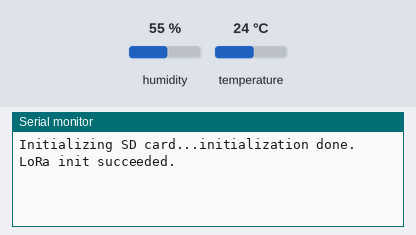
A sketch run on a simulated Arduino Uno, built with avr-gcc and run on an emulated ATmega328P. Parts: the last lines printed to the serial monitor. Inputs (shaded band) come from the test bench; at power-on: temperature 24 °C, humidity 55 %. The local clock reads 2024-03-15 10:24:30 at power-on unless the sketch sets it; storage starts empty; no radio packets arrive unless stated.

Above: at 1.2 s.
1.3 s: temperature set to 12 °C
At 5.4 s:
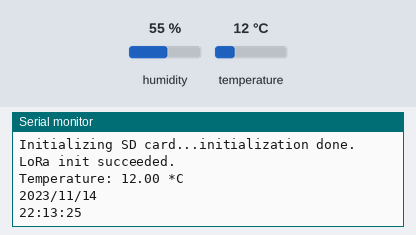
6.5 s: temperature set to 19 °C
At 10.4 s:
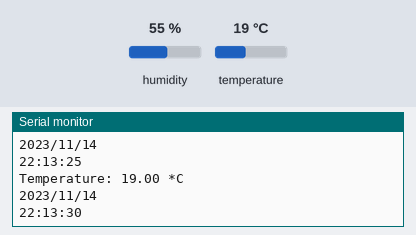

Measured:
- after the input at 1.3 s, the serial monitor: prints a new line after 3.7 s (image 1)
- after the input at 6.5 s, the serial monitor: prints a new line after 3.5 s (image 2)

The sketch:

node.ino
```cpp
#include <SPI.h>              // include libraries
#include <LoRa.h>
#include <SD.h> // for the SD card
#include <DHT.h> // for the DHT sensor
#include <RTClib.h> // for the RTC

//define DHT pin
#define DHTPIN 3
#define DHTTYPE DHT22

// initialize DHT sensor for normal 16mhz Arduino
DHT dht (DHTPIN, DHTTYPE);

const int chipSelect = 5;

// Create a file to store the data
File myFile;
String Data;
double Temperature, Humidity;
String fileName = "data.txt";

// RTC
RTC_DS1307 rtc;

const long frequency = 915E6;  // LoRa Frequency

const int csPin = 10;          // LoRa radio chip select
const int resetPin = 9;        // LoRa radio reset
const int irqPin = 2;          // change for your board; must be a hardware interrupt pin

byte localAddress = 0xA1;
byte gatewayAddress = 0xFF;
byte requestData = 0xE0;
byte nodeSending = 0xE1;
byte nodeStopSending = 0xE2;

bool sendData = false;

void setup() {
  Serial.begin(9600);                   // initialize serial
  dht.begin();                          // initialize DHT
  while (!Serial);

  if(! rtc.begin()) {
    Serial.println("Couldn't find RTC");
    while (1);
  }
  else {
    // following line sets the RTC to the date & time this sketch was compiled
    rtc.adjust(DateTime(F(__DATE__), F(__TIME__)));
  }
  if(! rtc.isrunning()) {
    Serial.println("RTC is NOT running!");
  }

  // Setup for the SD card
  Serial.print("Initializing SD card...");
  if (!SD.begin(chipSelect)) {
    Serial.println("initialization failed!");
    while (1);
  }
  Serial.println("initialization done.");

  SD.remove(fileName);

  // Open file
  myFile = SD.open(fileName, FILE_WRITE);
  // If its opened, write to it
  if (myFile) {
    myFile.close();
  }
  else {
    Serial.println("error opening data.txt");
  }

  LoRa.setPins(csPin, resetPin, irqPin);

  if (!LoRa.begin(frequency)) {
    Serial.println("LoRa init failed. Check your connections.");
    while (true);                       // if failed, do nothing
  }

  Serial.println("LoRa init succeeded.");

  LoRa.onReceive(onReceive);
  LoRa.onTxDone(onTxDone);
  LoRa_rxMode();
}

void loop() {
  if (runEvery(5000)) { // repeat every 1000 millis
    getTemp();
    loggingData();
  }

  if(sendData) {
    String msg = "";
    // re-open the file for reading:
    myFile = SD.open(fileName);
    if (myFile) {
      Serial.println("test.txt:");

      // read from the file until there's nothing else in it:
      while (myFile.available()) {
        msg += (char)myFile.read();
      }
      Serial.println(msg);
      // close the file:
      myFile.close();
    } else {
      // if the file didn't open, print an error:
      Serial.println("error opening test.txt");
    }

    LoRa_sendMessage(msg); // send a message

    Serial.println("Send Message!");
  }
}

void LoRa_rxMode(){
  LoRa.enableInvertIQ();                // active invert I and Q signals
  LoRa.receive();                       // set receive mode
}

void LoRa_txMode(){
  LoRa.idle();                          // set standby mode
  LoRa.disableInvertIQ();               // normal mode
}

void LoRa_sendMessage(String message) {
  LoRa_txMode();                        // set tx mode
  LoRa.beginPacket();                   // start packet
  LoRa.write(localAddress);             // node address
  LoRa.write(nodeSending);              // message code
  LoRa.print(message);                  // add payload
  LoRa.endPacket(true);                 // finish packet and send it
  sendData = false;
}

void onReceive(int packetSize) {
  if (packetSize == 0) return;

  byte sender = LoRa.read();            // sender address
  byte code = LoRa.read();              // message code

  if(sender != gatewayAddress) return;   // message is from another node

  String message = "";

  while (LoRa.available()) {
    message += (char)LoRa.read();
  }

  Serial.println("Node Receive: ");
  Serial.println("received from: 0x" + String(sender, HEX));
  Serial.println("message code: 0x" + String(code,HEX));
  Serial.println(message);

  if(code == requestData){
    sendData = true;
  }
}

void onTxDone() {
  Serial.println("TxDone");
  LoRa_rxMode();
}

boolean runEvery(unsigned long interval)
{
  static unsigned long previousMillis = 0;
  unsigned long currentMillis = millis();
  if (currentMillis - previousMillis >= interval)
  {
    previousMillis = currentMillis;
    return true;
  }
  return false;
}

void getTemp() {
  // Reading temperature or humidity takes about 250 milliseconds!
  // Sensor readings may also be up to 2 seconds 'old' (its a very slow sensor)
  // Read temperature as Celsius
  Temperature = dht.readTemperature();
  // Read temperature as Fahrenheit
  //float f = dht.readTemperature(true);

  // Check if any reads failed and exit early (to try again).
  if  (isnan(Temperature) /*|| isnan(f)*/) {
    Serial.println("Failed to read from DHT sensor!");
    return;
  }

  //debugging purposes
  Serial.print("Temperature: ");
  Serial.print(Temperature);
  Serial.println(" *C");
  //Serial.print(f);
  //Serial.println(" *F\t");
}

void loggingData() {
  DateTime now = rtc.now();
  myFile = SD.open(fileName, FILE_WRITE);
  if (myFile) {
    myFile.print(now.year(), DEC);
    myFile.print('/');
    myFile.print(now.month(), DEC);
    myFile.print('/');
    myFile.print(now.day(), DEC);
    myFile.print(',');
    myFile.print(now.hour(), DEC);
    myFile.print(':');
    myFile.print(now.minute(), DEC);
    myFile.print(':');
    myFile.print(now.second(), DEC);
    myFile.print(",");
    myFile.print(Temperature);
    myFile.println(",");
  }
  Serial.print(now.year(), DEC);
  Serial.print('/');
  Serial.print(now.month(), DEC);
  Serial.print('/');
  Serial.println(now.day(), DEC);
  Serial.print(now.hour(), DEC);
  Serial.print(':');
  Serial.print(now.minute(), DEC);
  Serial.print(':');
  Serial.println(now.second(), DEC);
  myFile.close();
  delay(1000);
}
```
